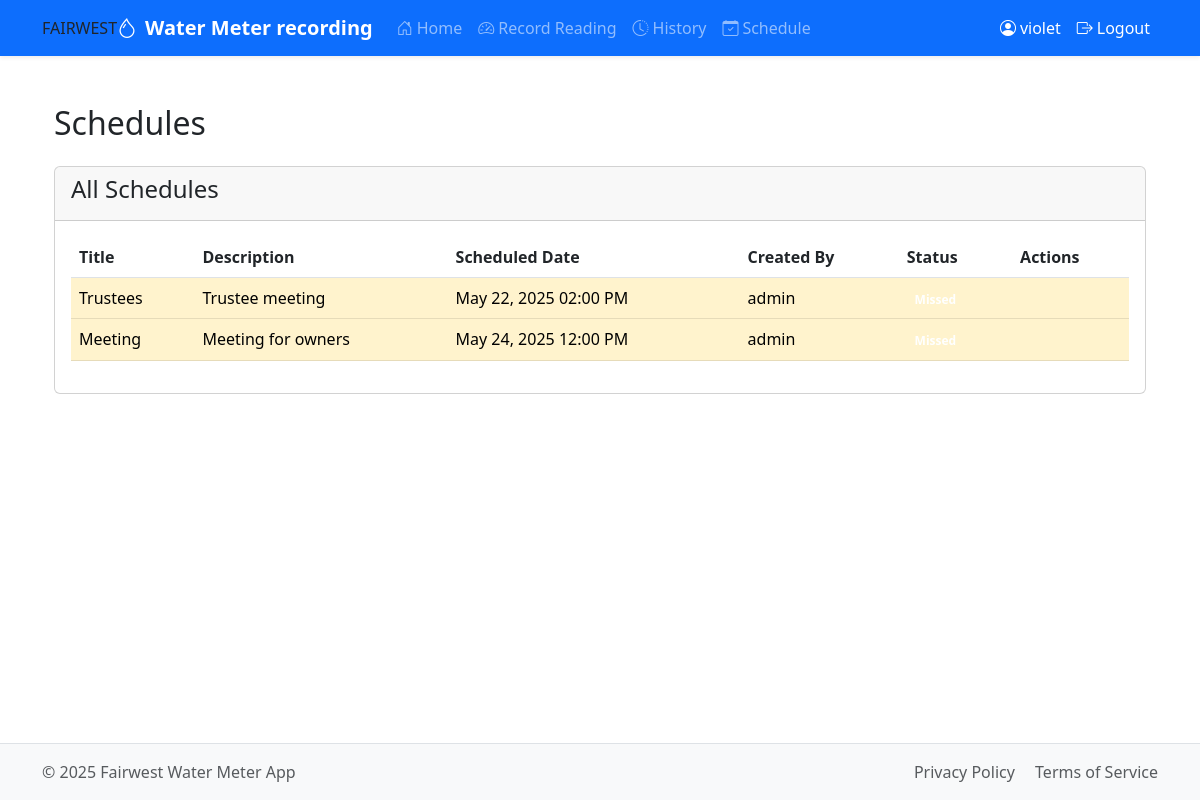
/schedule (signed in), run on the app's committed database.
### tables this page shows
CREATE TABLE users (
                id INTEGER PRIMARY KEY AUTOINCREMENT,
                username TEXT UNIQUE NOT NULL,
                email TEXT UNIQUE NOT NULL,
                password TEXT NOT NULL,
                unit_number TEXT UNIQUE NOT NULL,
                is_admin INTEGER DEFAULT 0,
                created_at DATETIME DEFAULT CURRENT_TIMESTAMP
            );

CREATE TABLE schedules (
                id INTEGER PRIMARY KEY AUTOINCREMENT,
                user_id INTEGER NOT NULL,
                title TEXT NOT NULL,
                description TEXT,
                scheduled_date DATETIME NOT NULL,
                is_completed INTEGER DEFAULT 0,
                created_at DATETIME DEFAULT CURRENT_TIMESTAMP,
                FOREIGN KEY (user_id) REFERENCES users (id)
            );

### app.py (the view, shortened to what this page needs)
@app.route('/schedule', methods=['GET', 'POST'])
def schedule():
    if 'user_id' not in session:
        return redirect(url_for('login'))
    is_admin = session.get('is_admin', False)
    conn = get_db()
    try:
        cursor = conn.cursor()
        cursor.execute("""
            SELECT s.id, s.title, s.description, s.scheduled_date, s.is_completed,
                   u.username as creator, s.created_at
            FROM schedules s
            JOIN users u ON s.user_id = u.id
            ORDER BY s.is_completed ASC, s.scheduled_date ASC
        """)
        schedules = []
        now = datetime.now()
        for row in cursor.fetchall():
            schedule = dict(row)
            if isinstance(schedule['scheduled_date'], str):
                schedule['scheduled_date'] = datetime.strptime(
                    schedule['scheduled_date'],
                    '%Y-%m-%d %H:%M:%S'
                    )
            if isinstance(schedule['created_at'], str):
                schedule['created_at'] = datetime.strptime(
                    schedule['created_at'],
                    '%Y-%m-%d %H:%M:%S'
                    )
            schedule['is_past'] = schedule['scheduled_date'] < now and not schedule['is_completed']
            schedules.append(schedule)
    except sqlite3.Error as e:
        flash(f"Error fetching schedules: {e}", 'danger')
        schedules = []
    finally:
        conn.close()
    return render_template('schedule.html',
                           schedules=schedules,
                           is_admin=is_admin,
                           now=datetime.now())

### app.py (called while the page is built)
@app.after_request
def after_request(response):
    response.headers["Cache-Control"] = "no-cache, no-store, must-revalidate"
    response.headers["Expires"] = 0
    response.headers["Pragma"] = "no-cache"
    return response

def get_db():
    conn = sqlite3.connect("meters.db")
    conn.row_factory = sqlite3.Row  # To access columns by name
    return conn

@app.before_request
def load_user():
    g.user = None
    if 'user_id' in session:
        conn = get_db()
        cursor = conn.cursor()
        try:
            cursor.execute("SELECT username FROM users WHERE id = ?", (session['user_id'],))
            user = cursor.fetchone()
            if user:
                g.user = user['username']
        except sqlite3.Error as e:
            flash(f"Error loading user: {e}", 'danger')
        finally:
            close_db(conn)

@app.template_filter('format_date')
def format_date_filter(date, format_string='%b %d'):
    if date is None:
        return ''
    if isinstance(date, str):
        date = datetime.strptime(date, '%Y-%m-%d %H:%M:%S')
        date = date.replace(tzinfo=pytz.utc)
    return date.astimezone(local_tz).strftime(format_string)

@app.context_processor
def inject_now():
    return {'now': datetime.now()}

### templates/schedule.html (shortened to what this page needs)
{% extends "base.html" %}
{% block content %}
<div class="container mt-4">
    <h2 class="mb-4">Schedules</h2>
    <div class="card">
        <div class="card-header">
            <h4>All Schedules</h4>
        </div>
        <div class="card-body">
            {% if not schedules %}
                <p>No schedules found.</p>
            {% else %}
                <div class="table-responsive">
                    <table class="table table-hover">
                        <thead>
                            <tr>
                                <th>Title</th>
                                <th>Description</th>
                                <th>Scheduled Date</th>
                                <th>Created By</th>
                                <th>Status</th>
                                <th>Actions</th>
                            </tr>
                        </thead>
                        <tbody>
                            {% for schedule in schedules %}
                            <tr class="{% if schedule.is_completed %}table-secondary{% elif schedule.is_past %}table-warning{% endif %}">
                                <td>{{ schedule.title }}</td>
                                <td>{{ schedule.description or '-' }}</td>
                                <td>{{ schedule.scheduled_date|format_date('%b %d, %Y %I:%M %p') }}</td>
                                <td>{{ schedule.creator }}</td>
                                <td>
                                    {% if schedule.is_completed %}
                                        <span class="badge badge-success">Completed</span>
                                    {% elif schedule.is_past %}
                                        <span class="badge badge-warning">Missed</span>
                                    {% else %}
                                        <span class="badge badge-primary">Upcoming</span>
                                    {% endif %}
                                </td>
                                <td>
                                </td>
                            </tr>
                            {% endfor %}
                        </tbody>
                    </table>
                </div>
            {% endif %}
        </div>
    </div>
</div>
{% endblock %}

### templates/base.html (shortened to what this page needs)
<!DOCTYPE html>
<html lang="en">
<head>
    <link href="https://cdn.jsdelivr.net/npm/bootstrap@5.3.0/dist/css/bootstrap.min.css" rel="stylesheet">
    <link rel="stylesheet" href="https://cdn.jsdelivr.net/npm/bootstrap-icons@1.10.0/font/bootstrap-icons.css">
    <link rel="stylesheet" href="https://cdnjs.cloudflare.com/ajax/libs/font-awesome/5.15.4/css/all.min.css">
    <link rel="stylesheet" href="{{ url_for('static', filename='style.css') }}">
</head>
<body class="d-flex flex-column min-vh-100">
    <nav class="navbar navbar-expand-lg navbar-dark bg-primary shadow-sm">
        <div class="container">
            FAIRWEST<a class="navbar-brand fw-semibold fs-5" href="{{ url_for('index') }}">
                <i class="bi bi-droplet me-2"></i>Water Meter recording
            </a>
            <div class="collapse navbar-collapse" id="navbarNav">
                <ul class="navbar-nav me-auto">
                    {% if 'user_id' in session %}
                        <li class="nav-item">
                            <a class="nav-link" href="{{ url_for('index') }}">
                                <i class="bi bi-house-door me-1"></i>Home
                            </a>
                        </li>
                        <li class="nav-item">
                            <a class="nav-link" href="{{ url_for('meter') }}">
                                <i class="bi bi-speedometer2 me-1"></i>Record Reading
                            </a>
                        </li>
                        <li class="nav-item">
                            <a class="nav-link" href="{{ url_for('history') }}">
                                <i class="bi bi-clock-history me-1"></i>History
                            </a>
                        </li>
                        <li class="nav-item">
                            <a class="nav-link" href="{{ url_for('schedule') }}">
                                <i class="bi bi-calendar-check me-1"></i>Schedule
                            </a>
                        </li>
                    {% endif %}
                </ul>
                <ul class="navbar-nav">
                    {% if 'user_id' in session %}
                        <li class="nav-item">
                            <span class="nav-link disabled text-white">
                                <i class="bi bi-person-circle me-1"></i>{{ session.get('username', 'User') }}
                            </span>
                        </li>
                        <li class="nav-item">
                            <a class="nav-link text-white" href="{{ url_for('logout') }}">
                                <i class="bi bi-box-arrow-right me-1"></i>Logout
                            </a>
                        </li>
                    {% endif %}
                </ul>
            </div>
        </div>
    </nav>
    <main class="container my-4 flex-grow-1">
        {% block content %}{% endblock %}
    </main>
    <footer class="bg-light mt-auto py-3 border-top">
        <div class="container">
            <div class="row">
                <div class="col-md-6 text-center text-md-start">
                    <span class="text-muted">&copy; {{ now.year }} Fairwest Water Meter App</span>
                </div>
                <div class="col-md-6 text-center text-md-end">
                    <a href="#" class="text-decoration-none text-muted me-3">Privacy Policy</a>
                    <a href="#" class="text-decoration-none text-muted">Terms of Service</a>
                </div>
            </div>
        </div>
    </footer>
</body>
</html>

### data on the page
users: get "violet"
schedules: title "Trustees", description "Trustee meeting", scheduled_date "May 22, 2025 02:00 PM", creator "admin"
schedules: title "Meeting", description "Meeting for owners", scheduled_date "May 24, 2025 12:00 PM", creator "admin"
